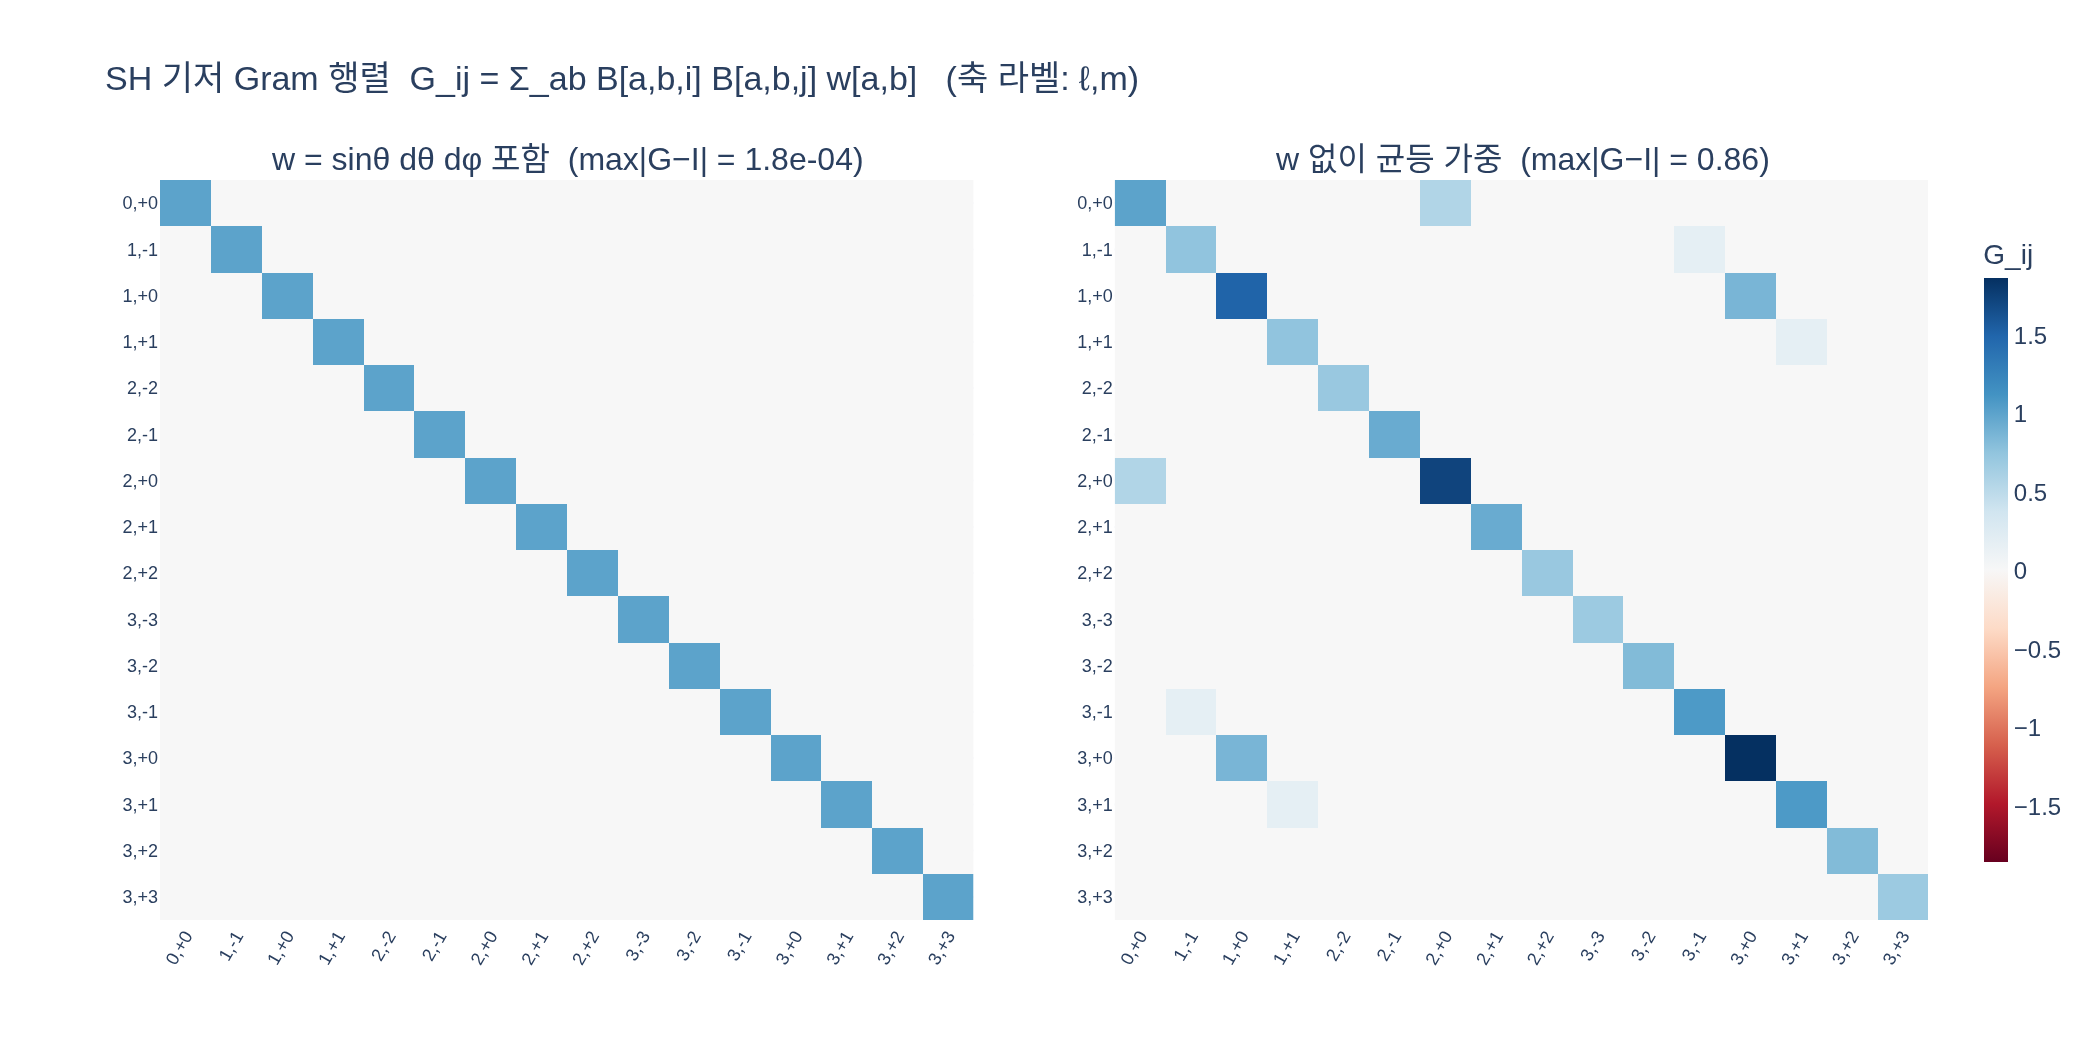

Write the Python code that produced this figure.
# ---
# jupyter:
#   jupytext:
#     formats: py:percent
#     text_representation:
#       extension: .py
#       format_name: percent
# ---

# %% [markdown]
# # SH 기저의 정규직교성을 수치로 확인하기 — Gram 행렬 `einsum("abi,abj,ab->ij", B, B, w)`
#
# 실수형 SH 기저 $Y_i$ ($i = 0,\dots,15$, $\ell \le 3$)는 구면 위에서 **정규직교**한다.
#
# $$
# G_{ij} \;=\; \int_{S^2} Y_i(\mathbf d)\,Y_j(\mathbf d)\,d\Omega \;=\; \delta_{ij},
# \qquad d\Omega = \sin\theta\,d\theta\,d\varphi
# $$
#
# 적분을 컴퓨터로 확인하려면 $(\theta,\varphi)$ 격자 위에서 **구적(quadrature)** 으로 근사한다.
#
# $$
# G_{ij} \;\approx\; \sum_{a,b} B[a,b,i]\;B[a,b,j]\;w[a,b],
# \qquad w[a,b] = \sin\theta_a\,\Delta\theta\,\Delta\varphi
# $$
#
# 이 합이 바로 `torch.einsum("abi,abj,ab->ij", B, B, w)` 한 줄이다. 결과 `G`가 16×16 단위행렬과 얼마나 다른지
# 최대 절대 오차로 보면 정규직교성이 확인된다.
#
# 이 스크립트는 노트북 `sh_walkthrough.py`의 `sh_bases` / `sphere_grid`를 그대로 가져와 다음을 단계적으로 보여준다.
# 1. 아주 작은 격자에서 `einsum`의 의미를 for 루프로 손으로 풀어 보기
# 2. 16×16 Gram 행렬과 단위행렬의 최대 오차
# 3. 격자 해상도를 바꾸며 오차가 줄어드는 표
# 4. 가중치 `w`를 빼면 정규직교성이 깨지는 대비 실험
# 5. 부호 규약을 바꿔도 Gram은 여전히 단위행렬
# 6. 두 Gram 행렬(가중치 O / X) 히트맵 → `expy.png`

# %%
# 필요 패키지: torch, numpy, plotly, kaleido
import math
import os

import numpy as np
import torch

torch.set_printoptions(precision=4, sci_mode=False, linewidth=120)
DEVICE = "cpu"                        # 검증용이므로 CPU. float64로 계산해 구적 오차와 부동소수 오차를 구분한다.
torch.set_default_dtype(torch.float64)


def _show(fig):
    try:
        from IPython import get_ipython
        if get_ipython() is not None:  # VSCode 셀/Jupyter에서만 렌더링
            fig.show()
    except ImportError:
        pass


# %% [markdown]
# ## 0. 노트북의 `sh_bases`, `sphere_grid` 재사용
#
# - `sh_bases(dirs, 3)`: 단위 방향 `[..., 3]` → 16개 기저값 `[..., 16]` (순서 $k=\ell^2+\ell+m$, Condon–Shortley 부호)
# - `sphere_grid(nθ, nφ)`: 셀 중심 격자의 방향 `d[nθ,nφ,3]`와 적분 가중치 `w[nθ,nφ]`, $\sum w \approx 4\pi$

# %%
LM = [(l, m) for l in range(4) for m in range(-l, l + 1)]     # k번째 기저의 (ℓ, m)
C0 = 0.28209479177387814                                       # Y₀⁰ = 1/(2√π)


def sh_bases(dirs: torch.Tensor, degree: int) -> torch.Tensor:
    """단위 방향 dirs[..., 3] → SH 기저값 [..., (degree+1)²] (sh_walkthrough.py와 동일)."""
    x, y, z = dirs.unbind(-1)
    out = [torch.full_like(x, C0)]                                                      # (0, 0)
    if degree >= 1:
        c = 0.4886025119029199                                                          # √(3/4π)
        out += [-c * y, c * z, -c * x]                                                  # (1,-1) (1,0) (1,1)
    if degree >= 2:
        c1, c2, c3 = 1.0925484305920792, 0.31539156525252005, 0.5462742152960396        # √(15/4π) √(5/16π) √(15/16π)
        out += [c1 * x * y, -c1 * y * z, c2 * (3 * z * z - 1), -c1 * x * z, c3 * (x * x - y * y)]
    if degree >= 3:
        c1, c2, c3, c4, c5 = 0.5900435899266435, 2.890611442640554, 0.4570457994644658, 0.3731763325901154, 1.445305721320277
        out += [-c1 * y * (3 * x * x - y * y), c2 * x * y * z, -c3 * y * (5 * z * z - 1), c4 * z * (5 * z * z - 3),
                -c3 * x * (5 * z * z - 1), c5 * z * (x * x - y * y), -c1 * x * (x * x - 3 * y * y)]
    return torch.stack(out, dim=-1)


def sphere_grid(n_theta: int = 128, n_phi: int = 256, device=DEVICE):
    """구면을 (θ, φ) 격자로 덮는 방향 벡터 d[nθ,nφ,3]와 적분 가중치 w = sinθ dθ dφ (Σw ≈ 4π)."""
    theta = (torch.arange(n_theta, device=device) + 0.5) * math.pi / n_theta            # 극각: z축에서의 각
    phi = (torch.arange(n_phi, device=device) + 0.5) * 2 * math.pi / n_phi - math.pi    # 방위각
    th, ph = torch.meshgrid(theta, phi, indexing="ij")
    d = torch.stack([th.sin() * ph.cos(), th.sin() * ph.sin(), th.cos()], dim=-1)
    w = th.sin() * (math.pi / n_theta) * (2 * math.pi / n_phi)
    return d, w


dirs, w = sphere_grid()
B = sh_bases(dirs, 3)
print("B:", tuple(B.shape), " w:", tuple(w.shape), " Σw =", round(w.sum().item(), 6), " 4π =", round(4 * math.pi, 6))
# 출력: B: (128, 256, 16)  w: (128, 256)  Σw = 12.566686  4π = 12.566371

# %% [markdown]
# ## 1. `einsum("abi,abj,ab->ij")`를 손으로 풀어 보기 (2×2 격자, 기저 2개)
#
# 첨자 문자열의 뜻:
# - 입력 `abi` = `B[a,b,i]`, `abj` = `B[a,b,j]`, `ab` = `w[a,b]`
# - 출력 `ij` → 출력에 **없는** 첨자 `a, b`는 곱한 뒤 **합산**된다
#
# $$
# G_{ij} = \sum_a \sum_b B_{abi}\,B_{abj}\,w_{ab}
# $$
#
# 격자를 $2\times 2$, 기저를 $Y_0^0, Y_1^0$ 두 개만 잡아 for 루프로 같은 값을 만들어 본다.
# 격자가 너무 거칠어 값 자체는 단위행렬과 멀지만, **einsum이 무엇을 계산하는지**는 정확히 드러난다.

# %%
d2, w2 = sphere_grid(2, 2)
B2 = sh_bases(d2, 1)[..., [0, 2]]                 # k=0 (Y₀⁰), k=2 (Y₁⁰ ∝ z) 두 개만
print("B2[a,b,i] =\n", B2)
print("w2[a,b] =\n", w2)

G_loop = torch.zeros(2, 2)
for i in range(2):
    for j in range(2):
        s = 0.0
        for a in range(2):
            for b in range(2):
                s += B2[a, b, i] * B2[a, b, j] * w2[a, b]
        G_loop[i, j] = s
G_einsum = torch.einsum("abi,abj,ab->ij", B2, B2, w2)
print("for 루프 G =\n", G_loop)
print("einsum  G =\n", G_einsum)
print("두 결과 동일?", torch.allclose(G_loop, G_einsum))
# 출력: B2[a,b,i] =
#  tensor([[[ 0.2821,  0.3455],
#          [ 0.2821,  0.3455]],
#         [[ 0.2821, -0.3455],
#          [ 0.2821, -0.3455]]])
# w2[a,b] =
#  tensor([[3.4894, 3.4894],
#         [3.4894, 3.4894]])
# for 루프 G =
#  tensor([[1.1107, 0.0000],
#         [0.0000, 1.6661]])
# einsum  G =
#  tensor([[1.1107, 0.0000],
#         [0.0000, 1.6661]])
# 두 결과 동일? True

# %% [markdown]
# 관찰: 2×2 격자에서도 $Y_0^0$과 $Y_1^0$의 **직교성**(비대각 0)은 대칭성 덕분에 정확히 나오지만,
# **정규성**(대각 1)은 아직 멀다(1.11, 1.67). 격자를 촘촘히 하면 두 값 모두 1에 수렴한다 → 다음 셀.

# %% [markdown]
# ## 2. 노트북과 같은 16×16 Gram 행렬 — 단위행렬과의 최대 차이

# %%
gram = torch.einsum("abi,abj,ab->ij", B, B, w)                    # [16, 16]
err = (gram - torch.eye(16)).abs()
print("Gram 행렬과 단위행렬의 최대 차이:", err.max().item())
print("대각 성분(≈1):", gram.diagonal())
print("가장 큰 비대각 성분의 절댓값:", (gram - torch.diag(gram.diagonal())).abs().max().item())
# 출력: Gram 행렬과 단위행렬의 최대 차이: 0.00017581221567919414
# 대각 성분(≈1): tensor([1.0000, 1.0000, 1.0001, 1.0000, 1.0000, 1.0000, 1.0001, 1.0000, 1.0000, 1.0000, 1.0000, 1.0000, 1.0002, 1.0000,
#         1.0000, 1.0000])
# 가장 큰 비대각 성분의 절댓값: 0.00011506576030109739

# %% [markdown]
# 대각은 1, 비대각은 0에서 모두 $10^{-4}$ 수준으로만 벗어난다(가장 큰 오차는 $z$만 쓰는 $Y_3^0$, k=12).
# 부동소수 오차($10^{-16}$)보다 훨씬 크므로, 남은 오차는 **격자 구적의 이산화 오차**(θ 방향 중점 규칙)이며
# 해상도를 올리면 줄어들어야 한다 → 다음 셀.

# %% [markdown]
# ## 3. 격자 해상도 vs 최대 오차
#
# θ 방향 중점(midpoint) 규칙의 오차는 $O(\Delta\theta^2)$ 이므로, 해상도를 2배 올리면 오차가 약 1/4로 줄어야 한다.

# %%
print(f"{'nθ×nφ':>10} {'max|G-I|':>14} {'비율(이전/현재)':>16}")
prev = None
for n in [8, 16, 32, 64, 128, 256, 512]:
    d_, w_ = sphere_grid(n, 2 * n)
    G_ = torch.einsum("abi,abj,ab->ij", sh_bases(d_, 3), sh_bases(d_, 3), w_)
    e = (G_ - torch.eye(16)).abs().max().item()
    ratio = f"{prev / e:6.2f}" if prev else "     -"
    print(f"{n:4d}×{2*n:<5d} {e:14.3e} {ratio:>16}")
    prev = e
# 출력:      nθ×nφ       max|G-I|        비율(이전/현재)
#    8×16         5.420e-02                -
#   16×32         1.174e-02             4.62
#   32×64         2.841e-03             4.13
#   64×128        7.046e-04             4.03
#  128×256        1.758e-04             4.01
#  256×512        4.393e-05             4.00
#  512×1024       1.098e-05             4.00

# %% [markdown]
# 해상도 2배 → 오차 약 1/4(비율이 4.00으로 수렴). 중점 규칙의 2차 수렴 $O(\Delta\theta^2)$이 그대로 보인다.
# 노트북 기본값(128×256)의 $1.8\times10^{-4}$는 "거의 0"으로 충분하며, 더 줄이고 싶으면 격자를 키우면 된다.

# %% [markdown]
# ## 4. 대비 실험 — 가중치 `w`를 빼면?
#
# `einsum("abi,abj->ij", B, B)`는 격자점을 **균등하게** 세는 셈이 되어, 극(θ≈0, π) 근처의 좁은 영역이
# 적도 근처와 같은 비중으로 들어간다. 그러면 적분이 아니라 "격자점 위 표본 내적"이 되어 정규직교성이 깨진다.
#
# (비교를 공정하게 하기 위해 $\sum = 4\pi$가 되도록 상수만 곱해 스케일을 맞춘다.)

# %%
n_pts = B.shape[0] * B.shape[1]
gram_now = torch.einsum("abi,abj->ij", B, B) * (4 * math.pi / n_pts)   # w 대신 균등 가중치 4π/N
err_now = (gram_now - torch.eye(16)).abs()
print("w 없이(균등 가중) Gram과 단위행렬의 최대 차이:", err_now.max().item())
print("대각 성분:", gram_now.diagonal())
print("최대 비대각 절댓값:", (gram_now - torch.diag(gram_now.diagonal())).abs().max().item())
# 가장 크게 틀어진 대각 항 확인
k_worst = int((gram_now.diagonal() - 1).abs().argmax())
print(f"가장 크게 틀린 기저: k={k_worst}, (ℓ,m)={LM[k_worst]}, G_kk={gram_now[k_worst, k_worst].item():.4f}")
# 출력: w 없이(균등 가중) Gram과 단위행렬의 최대 차이: 0.8593750000000004
# 대각 성분: tensor([1.0000, 0.7500, 1.5000, 0.7500, 0.7031, 0.9375, 1.7187, 0.9375, 0.7031, 0.6836, 0.8203, 1.0664, 1.8594, 1.0664,
#         0.8203, 0.6836])
# 최대 비대각 절댓값: 0.8592329428042207
# 가장 크게 틀린 기저: k=12, (ℓ,m)=(3, 0), G_kk=1.8594

# %% [markdown]
# 대각이 0.68~1.86으로 흩어지고, 비대각에도 0.86 크기의 성분이 생긴다. 특히 $z$에만 의존하는 $m=0$ 기저들
# ($Y_1^0, Y_2^0, Y_3^0$: k=2, 6, 12)이 크게 부풀고 서로 섞인다 — 극 근처($|z|\approx1$)가 과대 대표되기 때문이다.
# **`w = sinθ dθ dφ`가 있어야 격자 합이 진짜 구면 적분이 된다.**

# %% [markdown]
# ## 5. 부호 규약을 바꿔도 Gram은 단위행렬
#
# 노트북의 기저는 Condon–Shortley 부호를 쓴다($Y_1^{1} = -\sqrt{3/4\pi}\,x$ 등).
# 어떤 기저 $Y_k$에 $-1$을 곱하면 $G_{kk} = \int (-Y_k)^2 = G_{kk}$, $G_{kj} = -\int Y_kY_j = 0$ 이므로
# Gram 행렬은 변하지 않는다. 즉 **정규직교성은 부호 규약과 무관**하고, 부호는 계수의 부호에만 영향을 준다.

# %%
sign = torch.tensor([(-1.0) ** m if m > 0 else 1.0 for (l, m) in LM])   # m>0 기저의 부호를 뒤집는 다른 규약
B_alt = B * sign
gram_alt = torch.einsum("abi,abj,ab->ij", B_alt, B_alt, w)
print("부호 뒤집은 기저 개수:", int((sign < 0).sum()), "→ k =", [k for k in range(16) if sign[k] < 0])
print("규약 변경 후 max|G-I|  :", (gram_alt - torch.eye(16)).abs().max().item())
print("원래 Gram과의 최대 차이:", (gram_alt - gram).abs().max().item())
# 출력: 부호 뒤집은 기저 개수: 4 → k = [3, 7, 13, 15]
# 규약 변경 후 max|G-I|  : 0.00017581221567919414
# 원래 Gram과의 최대 차이: 2.0218737892530766e-16

# %% [markdown]
# ## 6. 시각화 — Gram 행렬 히트맵 (가중치 O vs X)
#
# 값이 0을 중심으로 양·음으로 갈리므로 **발산형(diverging) 색상**(0 = 중립 회백색)을 쓴다.
# 왼쪽은 대각만 1(균일한 파란 대각선), 오른쪽은 대각의 진하기가 흩어지고 $m=0$ 기저들 사이(0,0)-(2,0), (1,0)-(3,0) 등
# 비대각에도 0이 아닌 성분이 나타난다.

# %%
import plotly.graph_objects as go
from plotly.subplots import make_subplots

labels = [f"{l},{m:+d}" for (l, m) in LM]
vmax = float(max(gram.abs().max(), gram_now.abs().max()))
fig = make_subplots(rows=1, cols=2, horizontal_spacing=0.08,
                    subplot_titles=(f"w = sinθ dθ dφ 포함  (max|G−I| = {err.max().item():.1e})",
                                    f"w 없이 균등 가중  (max|G−I| = {err_now.max().item():.2f})"))
for col, G_ in enumerate([gram, gram_now], start=1):
    fig.add_trace(go.Heatmap(z=G_.numpy(), x=labels, y=labels, zmin=-vmax, zmax=vmax, zmid=0.0,
                             colorscale="RdBu", showscale=(col == 2),
                             colorbar=dict(title="G_ij", thickness=12, len=0.9),
                             hovertemplate="Y(%{y}) · Y(%{x})<br>G = %{z:.4f}<extra></extra>"),
                  row=1, col=col)
    fig.update_yaxes(autorange="reversed", row=1, col=col, tickfont=dict(size=9))
    fig.update_xaxes(tickangle=-60, row=1, col=col, tickfont=dict(size=9))
fig.update_layout(title="SH 기저 Gram 행렬  G_ij = Σ_ab B[a,b,i] B[a,b,j] w[a,b]   (축 라벨: ℓ,m)",
                  width=1050, height=520, margin=dict(t=90, b=60), template="plotly_white")
_show(fig)

out_png = os.path.join(os.path.dirname(os.path.abspath(__file__)), "expy.png")
fig.write_image(out_png, scale=2)
print("저장:", out_png)
# 출력: 저장: /home/sungwoo/projects/swcho/gsplat/fm/sh/.fm/hints/9fa7bd29-2486-48b6-89e1-1a9f53c71fd2/expy.png

# %% [markdown]
# ## 정리
#
# | 단계 | 코드 | 확인 내용 |
# |---|---|---|
# | 기저·격자 | `B = sh_bases(dirs, 3)`, `dirs, w = sphere_grid()` | `B[nθ,nφ,16]`, `Σw ≈ 4π` |
# | Gram 구적 | `einsum("abi,abj,ab->ij", B, B, w)` | $G_{ij}\approx\int Y_iY_j\,d\Omega$ |
# | 판정 | `(gram - eye(16)).abs().max()` | 128×256에서 $\approx 1.8\times10^{-4}$, 해상도 2배마다 1/4 |
# | 반례 | `w` 생략 | 대각 0.68~1.86, 비대각 0.86 → 정규직교성 붕괴 |
# | 불변성 | 기저 부호 뒤집기 | Gram 불변 → 정규직교성은 부호 규약과 무관 |
